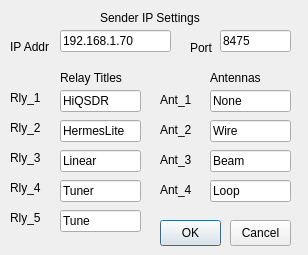
<?xml version="1.0" encoding="UTF-8"?>
<ui version="4.0">
 <class>mySettings</class>
 <widget class="QDialog" name="mySettings">
  <property name="geometry">
   <rect>
    <x>0</x>
    <y>0</y>
    <width>308</width>
    <height>255</height>
   </rect>
  </property>
  <property name="windowTitle">
   <string>Dialog</string>
  </property>
  <widget class="QLabel" name="label_01">
   <property name="geometry">
    <rect>
     <x>100</x>
     <y>10</y>
     <width>111</width>
     <height>16</height>
    </rect>
   </property>
   <property name="text">
    <string>Sender IP Settings</string>
   </property>
  </widget>
  <widget class="QLabel" name="label_02">
   <property name="geometry">
    <rect>
     <x>10</x>
     <y>40</y>
     <width>59</width>
     <height>14</height>
    </rect>
   </property>
   <property name="text">
    <string>IP Addr</string>
   </property>
  </widget>
  <widget class="QLabel" name="label_03">
   <property name="geometry">
    <rect>
     <x>190</x>
     <y>40</y>
     <width>31</width>
     <height>16</height>
    </rect>
   </property>
   <property name="text">
    <string>Port</string>
   </property>
  </widget>
  <widget class="QLineEdit" name="lineEdit_sIP">
   <property name="geometry">
    <rect>
     <x>60</x>
     <y>30</y>
     <width>111</width>
     <height>22</height>
    </rect>
   </property>
   <property name="focusPolicy">
    <enum>Qt::StrongFocus</enum>
   </property>
   <property name="text">
    <string>192.168.1.70</string>
   </property>
  </widget>
  <widget class="QLineEdit" name="lineEdit_sPort">
   <property name="geometry">
    <rect>
     <x>220</x>
     <y>30</y>
     <width>71</width>
     <height>22</height>
    </rect>
   </property>
   <property name="focusPolicy">
    <enum>Qt::StrongFocus</enum>
   </property>
   <property name="text">
    <string>8475</string>
   </property>
  </widget>
  <widget class="QLineEdit" name="lineEdit_rly01">
   <property name="geometry">
    <rect>
     <x>60</x>
     <y>90</y>
     <width>81</width>
     <height>22</height>
    </rect>
   </property>
   <property name="focusPolicy">
    <enum>Qt::StrongFocus</enum>
   </property>
   <property name="text">
    <string>HiQSDR</string>
   </property>
  </widget>
  <widget class="QLabel" name="label_04">
   <property name="geometry">
    <rect>
     <x>160</x>
     <y>90</y>
     <width>41</width>
     <height>20</height>
    </rect>
   </property>
   <property name="text">
    <string>Ant_1</string>
   </property>
  </widget>
  <widget class="QLabel" name="label_05">
   <property name="geometry">
    <rect>
     <x>60</x>
     <y>70</y>
     <width>71</width>
     <height>16</height>
    </rect>
   </property>
   <property name="text">
    <string>Relay Titles</string>
   </property>
  </widget>
  <widget class="QLineEdit" name="lineEdit_rBtn01">
   <property name="geometry">
    <rect>
     <x>210</x>
     <y>90</y>
     <width>81</width>
     <height>22</height>
    </rect>
   </property>
   <property name="focusPolicy">
    <enum>Qt::StrongFocus</enum>
   </property>
   <property name="text">
    <string>None</string>
   </property>
  </widget>
  <widget class="QLabel" name="label_06">
   <property name="geometry">
    <rect>
     <x>10</x>
     <y>90</y>
     <width>41</width>
     <height>16</height>
    </rect>
   </property>
   <property name="text">
    <string>Rly_1</string>
   </property>
  </widget>
  <widget class="QLineEdit" name="lineEdit_rly02">
   <property name="geometry">
    <rect>
     <x>60</x>
     <y>120</y>
     <width>81</width>
     <height>22</height>
    </rect>
   </property>
   <property name="focusPolicy">
    <enum>Qt::StrongFocus</enum>
   </property>
   <property name="text">
    <string>HermesLite</string>
   </property>
  </widget>
  <widget class="QLineEdit" name="lineEdit_rly03">
   <property name="geometry">
    <rect>
     <x>60</x>
     <y>150</y>
     <width>81</width>
     <height>22</height>
    </rect>
   </property>
   <property name="focusPolicy">
    <enum>Qt::StrongFocus</enum>
   </property>
   <property name="text">
    <string>Linear</string>
   </property>
  </widget>
  <widget class="QLineEdit" name="lineEdit_rly04">
   <property name="geometry">
    <rect>
     <x>60</x>
     <y>180</y>
     <width>81</width>
     <height>22</height>
    </rect>
   </property>
   <property name="focusPolicy">
    <enum>Qt::StrongFocus</enum>
   </property>
   <property name="text">
    <string>Tuner</string>
   </property>
  </widget>
  <widget class="QLineEdit" name="lineEdit_rBtn02">
   <property name="geometry">
    <rect>
     <x>210</x>
     <y>120</y>
     <width>81</width>
     <height>22</height>
    </rect>
   </property>
   <property name="focusPolicy">
    <enum>Qt::StrongFocus</enum>
   </property>
   <property name="text">
    <string>Wire</string>
   </property>
  </widget>
  <widget class="QLineEdit" name="lineEdit_rBtn03">
   <property name="geometry">
    <rect>
     <x>210</x>
     <y>150</y>
     <width>81</width>
     <height>22</height>
    </rect>
   </property>
   <property name="focusPolicy">
    <enum>Qt::StrongFocus</enum>
   </property>
   <property name="text">
    <string>Beam</string>
   </property>
  </widget>
  <widget class="QLineEdit" name="lineEdit_rBtn04">
   <property name="geometry">
    <rect>
     <x>210</x>
     <y>180</y>
     <width>81</width>
     <height>22</height>
    </rect>
   </property>
   <property name="focusPolicy">
    <enum>Qt::StrongFocus</enum>
   </property>
   <property name="text">
    <string>Loop</string>
   </property>
  </widget>
  <widget class="QLabel" name="label_07">
   <property name="geometry">
    <rect>
     <x>210</x>
     <y>70</y>
     <width>71</width>
     <height>16</height>
    </rect>
   </property>
   <property name="text">
    <string>Antennas</string>
   </property>
  </widget>
  <widget class="QLabel" name="label_08">
   <property name="geometry">
    <rect>
     <x>10</x>
     <y>120</y>
     <width>41</width>
     <height>16</height>
    </rect>
   </property>
   <property name="text">
    <string>Rly_2</string>
   </property>
  </widget>
  <widget class="QLabel" name="label_09">
   <property name="geometry">
    <rect>
     <x>10</x>
     <y>150</y>
     <width>41</width>
     <height>16</height>
    </rect>
   </property>
   <property name="text">
    <string>Rly_3</string>
   </property>
  </widget>
  <widget class="QLabel" name="label_10">
   <property name="geometry">
    <rect>
     <x>10</x>
     <y>180</y>
     <width>41</width>
     <height>16</height>
    </rect>
   </property>
   <property name="text">
    <string>Rly_4</string>
   </property>
  </widget>
  <widget class="QLabel" name="label_11">
   <property name="geometry">
    <rect>
     <x>160</x>
     <y>120</y>
     <width>41</width>
     <height>20</height>
    </rect>
   </property>
   <property name="text">
    <string>Ant_2</string>
   </property>
  </widget>
  <widget class="QLabel" name="label_12">
   <property name="geometry">
    <rect>
     <x>160</x>
     <y>150</y>
     <width>41</width>
     <height>20</height>
    </rect>
   </property>
   <property name="text">
    <string>Ant_3</string>
   </property>
  </widget>
  <widget class="QLabel" name="label_13">
   <property name="geometry">
    <rect>
     <x>160</x>
     <y>180</y>
     <width>41</width>
     <height>20</height>
    </rect>
   </property>
   <property name="text">
    <string>Ant_4</string>
   </property>
  </widget>
  <widget class="QPushButton" name="pBtn_01">
   <property name="geometry">
    <rect>
     <x>160</x>
     <y>220</y>
     <width>61</width>
     <height>26</height>
    </rect>
   </property>
   <property name="text">
    <string>OK</string>
   </property>
  </widget>
  <widget class="QPushButton" name="pBtn_02">
   <property name="geometry">
    <rect>
     <x>230</x>
     <y>220</y>
     <width>61</width>
     <height>26</height>
    </rect>
   </property>
   <property name="focusPolicy">
    <enum>Qt::NoFocus</enum>
   </property>
   <property name="text">
    <string>Cancel</string>
   </property>
  </widget>
  <widget class="QLineEdit" name="lineEdit_rly05">
   <property name="geometry">
    <rect>
     <x>60</x>
     <y>210</y>
     <width>81</width>
     <height>22</height>
    </rect>
   </property>
   <property name="focusPolicy">
    <enum>Qt::StrongFocus</enum>
   </property>
   <property name="text">
    <string>Tune</string>
   </property>
  </widget>
  <widget class="QLabel" name="label_14">
   <property name="geometry">
    <rect>
     <x>10</x>
     <y>210</y>
     <width>41</width>
     <height>16</height>
    </rect>
   </property>
   <property name="text">
    <string>Rly_5</string>
   </property>
  </widget>
 </widget>
 <resources/>
 <connections/>
</ui>
